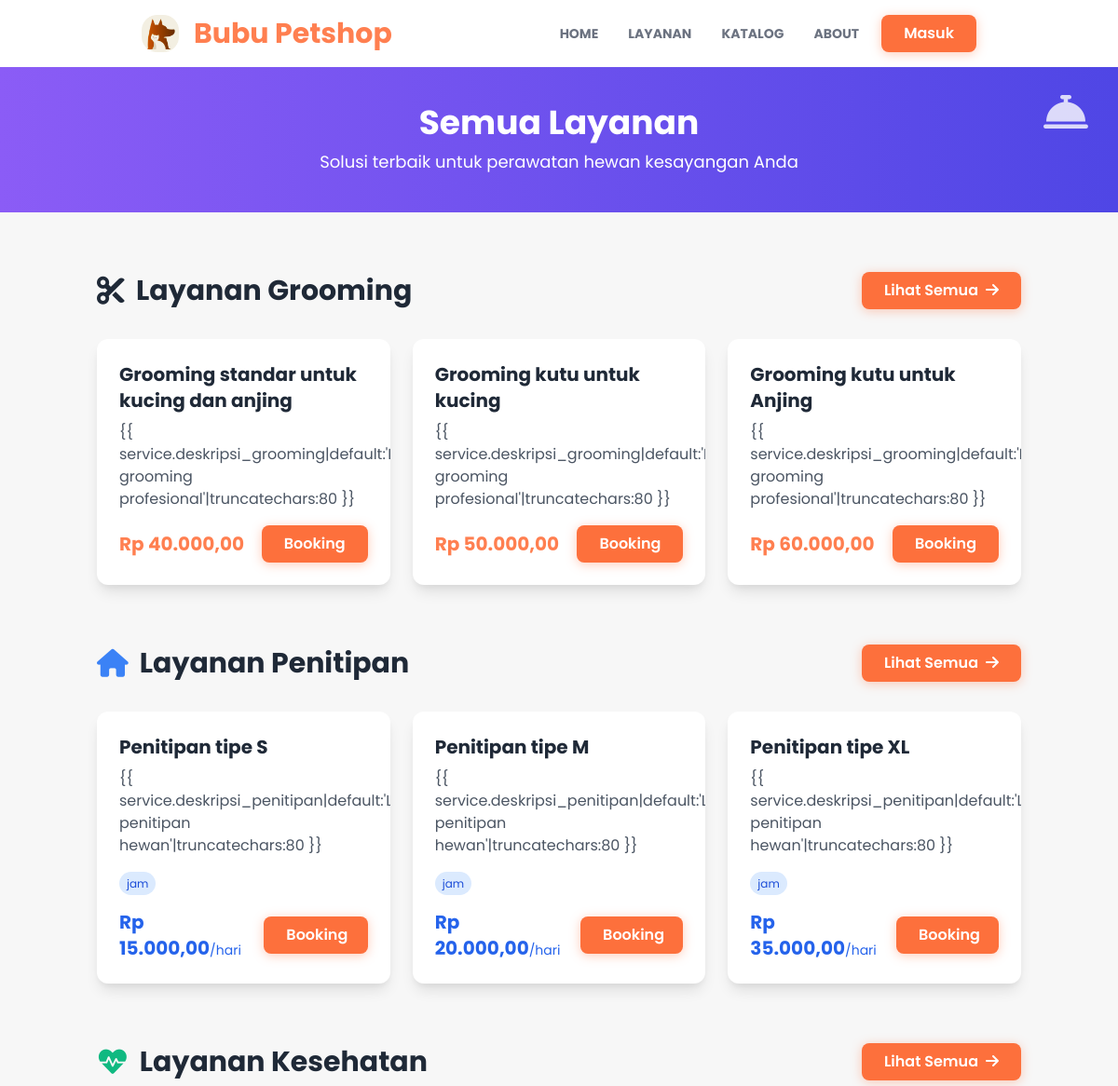
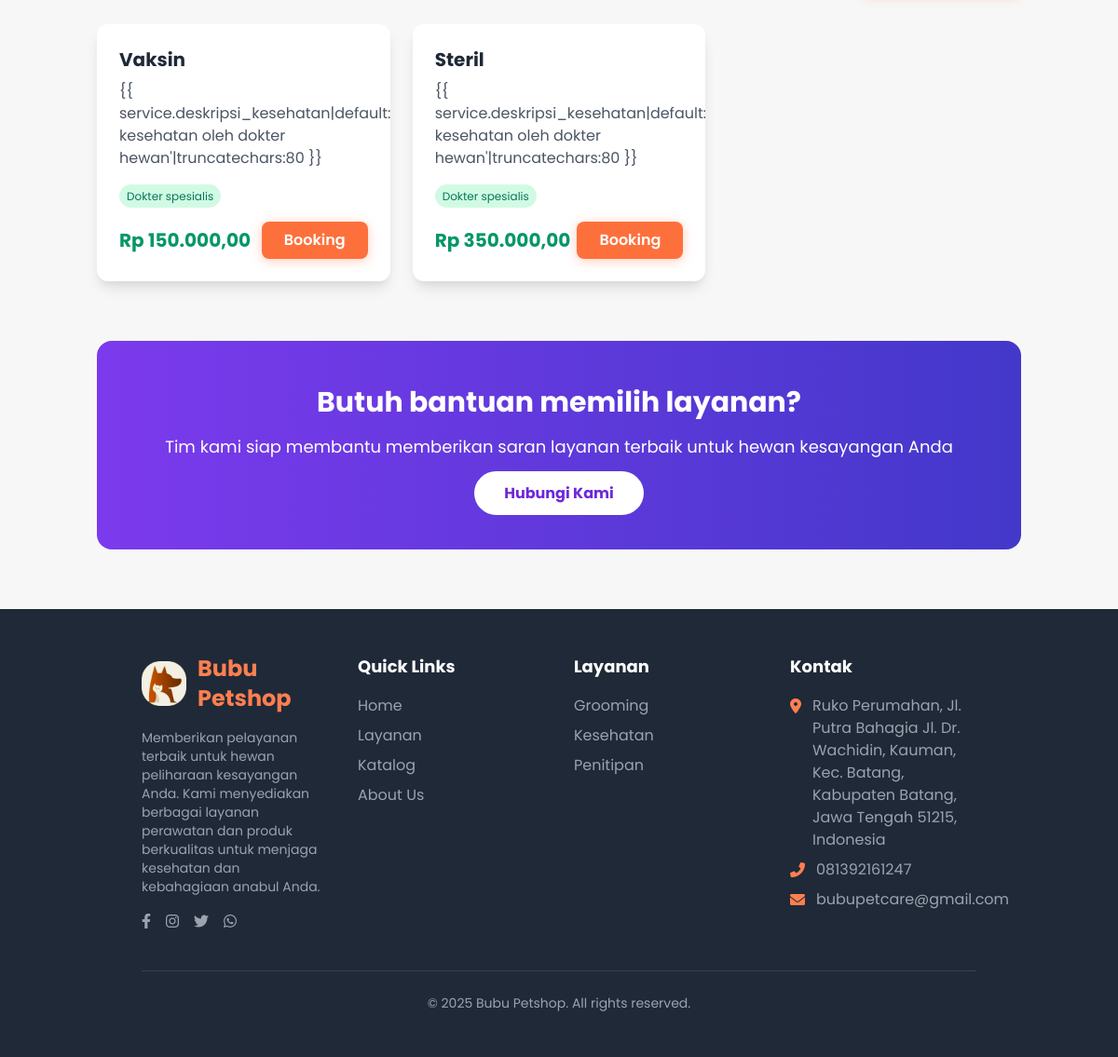
/layanan/, run on the app's committed database (2 pictures, top to bottom).
### detailpetcare/models.py (models this page shows, shortened)
class DetailPetcare(models.Model):
    id = models.AutoField(primary_key=True)
    nama_petcare = models.CharField(max_length=50)
    tlp_petcare = models.CharField(max_length=20)
    email_petcare = models.CharField(max_length=100)
    alamat_petcare = models.TextField(blank=True, null=True)
    maps_petcare = models.CharField(max_length=1000, blank=True, null=True)
    deskripsi_petcare = models.TextField(blank=True, null=True)
    rekening_petcare = models.CharField(max_length=100, blank=True, null=True)
    pemilik_rekening = models.CharField(max_length=100, blank=True, null=True)
    nama_bank = models.CharField(max_length=100, blank=True, null=True)
    class Meta:
        db_table = 'detail_petcare'
        verbose_name_plural = "Detail Petcare"

### layanan/models.py (models this page shows, shortened)
class LayananGrooming(models.Model):
    id_grooming = models.AutoField(primary_key=True)
    nama_grooming = models.CharField(max_length=100)
    harga_grooming = models.DecimalField(max_digits=8, decimal_places=2)
    deskripsi_grooming = models.TextField()
    foto_grooming = models.ImageField(upload_to=layanan_image_upload_path, blank=True, null=True)
    class Meta:
        db_table = 'layanan_grooming'
        verbose_name_plural = "Layanan Grooming"

class LayananPenitipan(models.Model):
    id_penitipan = models.AutoField(primary_key=True)
    jenis_penitipan = models.CharField(max_length=100)
    harga_penitipan = models.DecimalField(max_digits=8, decimal_places=2)
    kapasitas_penitipan = models.IntegerField()
    deskripsi_penitipan = models.TextField()
    foto_penitipan = models.ImageField(upload_to=layanan_image_upload_path, blank=True, null=True)
    class Meta:
        db_table = 'layanan_penitipan'
        verbose_name_plural = "Layanan Penitipan"

class LayananKesehatan(models.Model):
    id_kesehatan = models.AutoField(primary_key=True)
    nama_kesehatan = models.CharField(max_length=100)
    harga_kesehatan = models.DecimalField(max_digits=8, decimal_places=2)
    deskripsi_kesehatan = models.TextField()
    foto_kesehatan = models.ImageField(upload_to=layanan_image_upload_path, blank=True, null=True)
    class Meta:
        db_table = 'layanan_kesehatan'
        verbose_name_plural = "Layanan Kesehatan"

### layanan/views.py (the view)
# urls.py: path("", views.index , name="index"),
def index(request):
    grooming_services = LayananGrooming.objects.all()[:3]
    penitipan_services = LayananPenitipan.objects.all()[:3]
    kesehatan_services = LayananKesehatan.objects.all()[:3]
    context = {
        'title': "Semua Layanan",
        'grooming_services': grooming_services,
        'penitipan_services': penitipan_services,
        'kesehatan_services': kesehatan_services,
    }
    return render(request, 'layanan/index.html', context)

### user/context_processors.py (called while the page is built)
def detail_petcare(request):
    try:
        detail = DetailPetcare.objects.first()
    except Exception:
        detail = None
    return {'detail_petcare': detail}

def current_route(request):
    match = request.resolver_match
    return {
        'namespace': match.namespace if match else '',
        'url_name': match.url_name if match else ''
    }

### templates/layanan/index.html (shortened to what this page needs)
{% extends "base.html" %}{% load static %}
{% load humanize %}
{% block content %}
<div class="bg-gradient-to-r from-purple-500 to-indigo-600 py-10 px-4 relative">
  <div class="container mx-auto text-center">
    <h1 class="text-4xl font-bold text-white mb-2">Semua Layanan</h1>
    <p class="text-white text-lg">Solusi terbaik untuk perawatan hewan kesayangan Anda</p>
  </div>
  <i
    class="fas fa-concierge-bell absolute top-6 right-8 sm:right-8 text-white opacity-80 text-4xl md:text-5xl section-icon"></i>
</div>
<section class="py-16">
  <div class="container mx-auto px-4">
    <div class="mb-16">
      <div class="flex justify-between items-center mb-8">
        <h2 class="text-3xl font-bold text-gray-800 flex items-center">
          <i class="fas fa-cut text-orange-500 mr-3"></i>Layanan Grooming
        </h2>
        <a href="{% url 'layanan:layanan_grooming' %}" class="btn-modern px-4 py-2">
          Lihat Semua<i class="fas fa-arrow-right ml-2"></i>
        </a>
      </div>
      <div class="grid grid-cols-1 sm:grid-cols-2 md:grid-cols-3 gap-6">
        {% for service in grooming_services %}
        <div class="bg-white rounded-xl overflow-hidden shadow-lg hover:shadow-2xl transition-all duration-300">
          <div class="p-6">
            <h3 class="text-xl font-bold text-gray-800 mb-2">{{ service.nama_grooming }}</h3>
            <p class="text-gray-600 mb-4">{{ service.deskripsi_grooming|default:'Layanan grooming
              profesional'|truncatechars:80 }}</p>
            <div class="flex justify-between items-center mt-4">
              <span class="text-xl font-bold text-orange-theme">Rp {{ service.harga_grooming|intcomma }}</span>
              <a href="{% url 'bookinglayanan:tambah_booking' %}" class="btn-modern px-4 py-2">Booking</a>
            </div>
          </div>
        </div>
        {% empty %}
        <p class="col-span-3 text-center text-gray-500">Belum ada layanan grooming tersedia</p>
        {% endfor %}
      </div>
    </div>
    <div class="mb-16">
      <div class="flex justify-between items-center mb-8">
        <h2 class="text-3xl font-bold text-gray-800 flex items-center">
          <i class="fas fa-home text-blue-500 mr-3"></i>Layanan Penitipan
        </h2>
        <a href="{% url 'layanan:layanan_penitipan' %}" class="btn-modern bg-blue-600 hover:bg-blue-700 px-4 py-2">
          Lihat Semua<i class="fas fa-arrow-right ml-2"></i>
        </a>
      </div>
      <div class="grid grid-cols-1 sm:grid-cols-2 md:grid-cols-3 gap-6">
        {% for service in penitipan_services %}
        <div class="bg-white rounded-xl overflow-hidden shadow-lg hover:shadow-2xl transition-all duration-300">
          <div class="p-6">
            <h3 class="text-xl font-bold text-gray-800 mb-2">{{ service.jenis_penitipan }}</h3>
            <p class="text-gray-600 mb-4">{{ service.deskripsi_penitipan|default:'Layanan penitipan
              hewan'|truncatechars:80 }}</p>
            <div class="mt-3 mb-4">
              <span class="bg-blue-100 text-blue-700 text-xs px-2 py-1 rounded-full">{{ service.durasi_penitipan }}
                jam</span>
            </div>
            <div class="flex justify-between items-center mt-4">
              <span class="text-xl font-bold text-blue-600">Rp {{ service.harga_penitipan|intcomma }}<span
                  class="text-sm font-normal">/hari</span></span>
              <a href="{% url 'bookinglayanan:tambah_booking' %}"
                class="btn-modern bg-blue-600 hover:bg-blue-700 px-4 py-2">Booking</a>
            </div>
          </div>
        </div>
        {% empty %}
        <p class="col-span-3 text-center text-gray-500">Belum ada layanan penitipan tersedia</p>
        {% endfor %}
      </div>
    </div>
    <div class="mb-8">
      <div class="flex justify-between items-center mb-8">
        <h2 class="text-3xl font-bold text-gray-800 flex items-center">
          <i class="fas fa-heartbeat text-green-500 mr-3"></i>Layanan Kesehatan
        </h2>
        <a href="{% url 'layanan:layanan_kesehatan' %}" class="btn-modern bg-green-600 hover:bg-green-700 px-4 py-2">
          Lihat Semua<i class="fas fa-arrow-right ml-2"></i>
        </a>
      </div>
      <div class="grid grid-cols-1 sm:grid-cols-2 md:grid-cols-3 gap-6">
        {% for service in kesehatan_services %}
        <div class="bg-white rounded-xl overflow-hidden shadow-lg hover:shadow-2xl transition-all duration-300">
          <div class="p-6">
            <h3 class="text-xl font-bold text-gray-800 mb-2">{{ service.nama_kesehatan }}</h3>
            <p class="text-gray-600 mb-4">{{ service.deskripsi_kesehatan|default:'Layanan kesehatan oleh dokter
              hewan'|truncatechars:80 }}</p>
            <div class="mt-3 mb-4">
              <span class="bg-green-100 text-green-700 text-xs px-2 py-1 rounded-full">Dokter spesialis</span>
            </div>
            <div class="flex justify-between items-center mt-4">
              <span class="text-xl font-bold text-green-600">Rp {{ service.harga_kesehatan|intcomma }}</span>
              <a href="{% url 'bookinglayanan:tambah_booking' %}"
                class="btn-modern bg-green-600 hover:bg-green-700 px-4 py-2">Booking</a>
            </div>
          </div>
        </div>
        {% empty %}
        <p class="col-span-3 text-center text-gray-500">Belum ada layanan kesehatan tersedia</p>
        {% endfor %}
      </div>
    </div>
    <div class="bg-gradient-to-r from-purple-600 to-indigo-700 rounded-2xl py-12 px-8 mt-16 text-center">
      <h2 class="text-3xl font-bold text-white mb-4">Butuh bantuan memilih layanan?</h2>
      <p class="text-white text-lg mb-6">Tim kami siap membantu memberikan saran layanan terbaik untuk hewan kesayangan
        Anda</p>
      <a href="#"
        class="bg-white text-purple-700 font-bold py-3 px-8 rounded-full hover:bg-gray-100 transition-all duration-300">
        Hubungi Kami
      </a>
    </div>
  </div>
</section>
{% endblock content %}

### templates/snippets/navbar.html (shortened to what this page needs)
{% load static %}
<nav id="navbar" class="bg-white py-4 shadow-md transition-all duration-300 ease-in-out">
  <div class="container mx-auto px-8 md:px-16 flex items-center">
    <a href="{% url 'home:index' %}" class="flex items-center flex-shrink-0">
      <img src="{% static 'base-img/icon.png' %}" alt="Bubu Petshop Logo" class="w-8 md:w-10 mr-2 md:mr-4" />
      <span class="text-xl md:text-3xl font-bold text-orange-theme rounded-md">{{ detail_petcare.nama_petcare }}</span>
    </a>
    <div id="navbar-menu" class="navbar-menu hidden lg:flex lg:items-center lg:w-auto w-full">
      <div class="text-sm lg:flex lg:mr-4">
        <a href="{% url 'home:index' %}"
          class="block mt-4 lg:inline-block lg:mt-0 text-gray-500 font-bold uppercase hover-text-orange-theme mr-4 p-2 rounded-md transition-colors duration-200 {% if namespace == 'home' %}text-orange-theme{% endif %}">HOME</a>
        <a href="{% url 'home:index' %}#layanan"
          class="block mt-4 lg:inline-block lg:mt-0 text-gray-500 font-bold uppercase hover-text-orange-theme mr-4 p-2 rounded-md transition-colors duration-200">LAYANAN
          <a href="{% url 'home:index' %}#katalog"
            class="block mt-4 lg:inline-block lg:mt-0 text-gray-500 font-bold uppercase hover-text-orange-theme mr-4 p-2 rounded-md transition-colors duration-200">KATALOG</a>
          <a href="{% url 'home:index' %}#about"
            class="block mt-4 lg:inline-block lg:mt-0 text-gray-500 font-bold uppercase hover-text-orange-theme p-2 rounded-md transition-colors duration-200">ABOUT</a>
      </div>
      <div id="auth-section" class="user-auth-section w-full lg:w-auto flex justify-center items-center mt-4 lg:mt-0">
        {% if not user.is_authenticated %}
        <a href="{% url 'user:login' %}" class="btn-modern">
          Masuk
        </a>
        {% endif %}
      </div>
    </div>
  </div>
</nav>

### templates/snippets/footer.html
{% load static %}
<footer class="bg-gray-800 text-white py-12">
  <div class="container mx-auto px-4 md:px-8 lg:px-16">
    <div class="grid grid-cols-1 md:grid-cols-2 lg:grid-cols-4 gap-8">
      <div class="col-span-1 md:col-span-2 lg:col-span-1">
        <div class="flex items-center mb-4">
          <img src="{% static 'base-img/icon.png' %}" alt="Bubu Petshop Logo" class="w-12 mr-3">
          <span class="text-2xl font-bold text-orange-theme">{{ detail_petcare.nama_petcare }}</span>
        </div>
        <p class="text-sm text-gray-400 mb-4">
          Memberikan pelayanan terbaik untuk hewan peliharaan kesayangan Anda. Kami menyediakan berbagai layanan
          perawatan dan produk berkualitas untuk menjaga kesehatan dan kebahagiaan anabul Anda.
        </p>
        <div class="flex space-x-4">
          <a href="#" class="text-gray-400 hover:text-orange-theme transition-colors duration-300">
            <i class="fab fa-facebook-f"></i>
          </a>
          <a href="#" class="text-gray-400 hover:text-orange-theme transition-colors duration-300">
            <i class="fab fa-instagram"></i>
          </a>
          <a href="#" class="text-gray-400 hover:text-orange-theme transition-colors duration-300">
            <i class="fab fa-twitter"></i>
          </a>
          <a href="#" class="text-gray-400 hover:text-orange-theme transition-colors duration-300">
            <i class="fab fa-whatsapp"></i>
          </a>
        </div>
      </div>
      <div>
        <h3 class="text-lg font-bold mb-4 text-white">Quick Links</h3>
        <ul class="space-y-2">
          <li><a href="{% url 'home:index' %}"
              class="text-gray-400 hover:text-orange-theme transition-colors duration-300">Home</a>
          </li>
          <li><a href="{% url 'home:index' %}#layanan"
              class="text-gray-400 hover:text-orange-theme transition-colors duration-300">Layanan</a>
          </li>
          <li><a href="{% url 'home:index' %}#katalog"
              class="text-gray-400 hover:text-orange-theme transition-colors duration-300">Katalog</a>
          </li>
          <li><a href="{% url 'home:index' %}#about"
              class="text-gray-400 hover:text-orange-theme transition-colors duration-300">About Us</a>
          </li>
        </ul>
      </div>
      <div>
        <h3 class="text-lg font-bold mb-4 text-white">Layanan</h3>
        <ul class="space-y-2">
          <li><a href="{% url 'bookinglayanan:index' %}"
              class="text-gray-400 hover:text-orange-theme transition-colors duration-300">Grooming</a></li>
          <li><a href="{% url 'bookinglayanan:index' %}"
              class="text-gray-400 hover:text-orange-theme transition-colors duration-300">Kesehatan</a></li>
          <li><a href="{% url 'bookinglayanan:index' %}"
              class="text-gray-400 hover:text-orange-theme transition-colors duration-300">Penitipan</a></li>
        </ul>
      </div>
      <div>
        <h3 class="text-lg font-bold mb-4 text-white">Kontak</h3>
        <ul class="space-y-2">
          <li class="flex items-start">
            <i class="fas fa-map-marker-alt text-orange-theme mt-1 mr-3"></i>
            <span class="text-gray-400">{{detail_petcare.alamat_petcare}}</span>
          </li>
          <li class="flex items-center">
            <i class="fas fa-phone-alt text-orange-theme mr-3"></i>
            <span class="text-gray-400">{{ detail_petcare.tlp_petcare }}</span>
          </li>
          <li class="flex items-center">
            <i class="fas fa-envelope text-orange-theme mr-3"></i>
            <span class="text-gray-400">{{ detail_petcare.email_petcare }}</span>
          </li>
        </ul>
      </div>
    </div>
    <div class="border-t border-gray-700 mt-10 pt-6 text-center text-gray-400 text-sm">
      <p>&copy; 2025 Bubu Petshop. All rights reserved.</p>
    </div>
  </div>
</footer>

### static/css/style.css (style rules this page uses)
html { scroll-behavior: smooth; }
body { font-family: 'Poppins', sans-serif; background-color: #f7f7f7; overflow-x: hidden; }
.text-orange-theme { color: #FF7F50; }
.btn-modern { background-color: #fd703c; color: white; font-weight: 600; padding: 0.5rem 1.5rem; border-radius: 0.5rem; box-shadow: 0 2px 12px rgba(255, 127, 80, 0.4); transition: all 0.3s ease; border: none; outline: none; position: relative; overflow: hidden; cursor: pointer; display: inline-block; text-align: center; white-space: nowrap; }
.section-icon { animation: float 6s ease-in-out infinite; }

### data on the page
DetailPetcare: nama_petcare "Bubu Petshop", alamat_petcare "Ruko Perumahan, Jl. Putra Bahagia Jl. Dr. Wachidin, Kauman, Kec. Batang, Kabupaten Batang, Jawa Tengah 51215, Indonesia", tlp_petcare "081392161247", email_petcare "bubupetcare@gmail.com"
LayananGrooming: nama_grooming "Grooming standar untuk kucing dan anjing", harga_grooming "40.000,00"
LayananGrooming: nama_grooming "Grooming kutu untuk kucing", harga_grooming "50.000,00"
LayananGrooming: nama_grooming "Grooming kutu untuk Anjing", harga_grooming "60.000,00"
LayananPenitipan: jenis_penitipan "Penitipan tipe S", harga_penitipan "15.000,00"
LayananPenitipan: jenis_penitipan "Penitipan tipe M", harga_penitipan "20.000,00"
LayananPenitipan: jenis_penitipan "Penitipan tipe XL", harga_penitipan "35.000,00"
LayananKesehatan: nama_kesehatan "Vaksin", harga_kesehatan "150.000,00"
LayananKesehatan: nama_kesehatan "Steril", harga_kesehatan "350.000,00"
